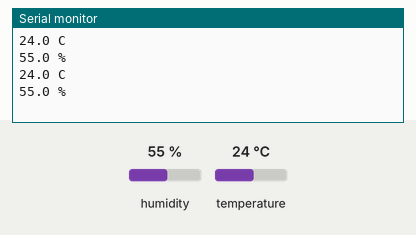
A sketch run on a simulated Arduino Uno, built with avr-gcc and run on an emulated ATmega328P. Parts: the last lines printed to the serial monitor. The test bench sets the inputs (shaded band); at power-on: humidity 55 %, temperature 24 °C.

Above: at 1.5 s.
1.6 s: humidity set to 22 %
At 2.8 s:
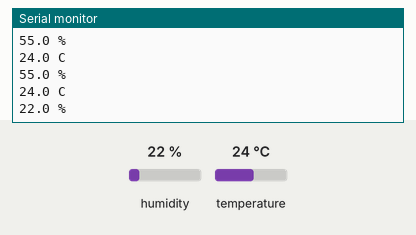
3.1 s: temperature set to 12 °C
At 3.7 s:
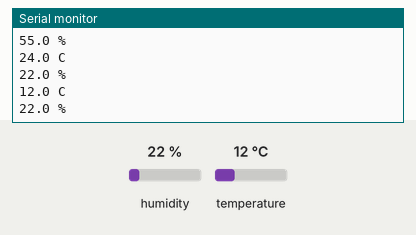
4.6 s: humidity set to 40 %
At 5.7 s:
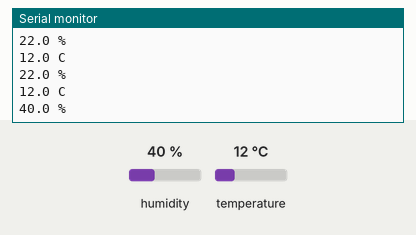
Timing chart, 0 to 7.6 s (numbered marks = the images above; inputs shaded):
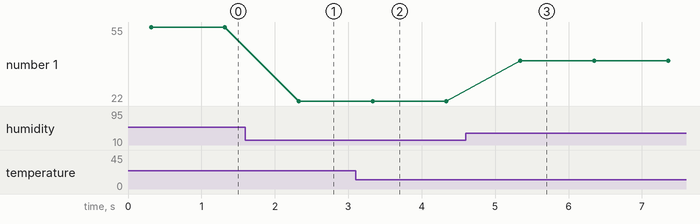

The sketch:

63.ino
```cpp
#include <dht.h>                  //dht.zip 라이브러리를 설치해야 함
#define DHT22_PIN 7

dht DHT;

float temperature;
float humidity;
float After_temperature;       //온도의 오류값을 대비한 변수
float After_humidity;          //상대습도의 오류값을 대비한 변수

void setup()
{
  Serial.begin(9600);             //시리얼모니터 출력
  delay(300);
}

void loop()
{
  float chk = DHT.read22(DHT22_PIN);

  temperature = DHT.temperature;         //온도
  humidity = DHT.humidity;                //상대습도

  if ((temperature <= -10) || (humidity > 100)) {     //오류값에 대한 검증
    temperature = After_temperature;                  //이전값을 현재값에 입력
    humidity = After_humidity;
  }
  After_temperature = temperature;                    //현재값을 이전값에 입력
  After_humidity = humidity;


  Serial.print(temperature, 1);              //온도 현재값 출력
  Serial.println(" C");

  Serial.print(humidity, 1);                  //상대습도 현재값 출력
  Serial.println(" %");

  delay(1000);
}
```

Measured:
- after the input at 1.6 s, the serial monitor: prints a new line after 0.73 s (image 1)
- after the input at 3.1 s, the serial monitor: prints a new line after 0.22 s (image 2)
- after the input at 4.6 s, the serial monitor: prints a new line after 0.74 s (image 3)
- plotted number 1: 55 → 22 after the input at 1.6 s, 22 → 40 after the input at 4.6 s
